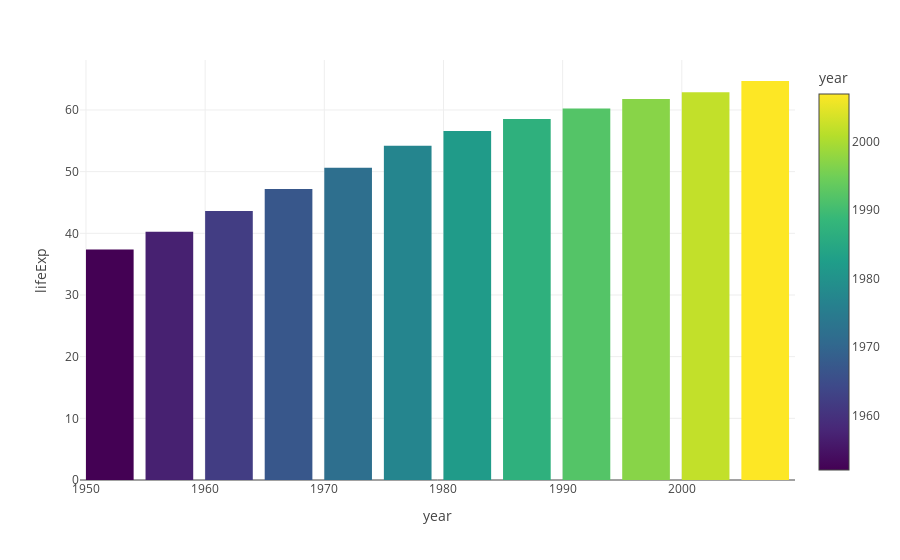

Notebook source saved alongside this figure:
### Code cell
px.bar(data_india , x= 'year',y='lifeExp',color = 'year' , template = "gridon")

### Figure 1 — Plotly figure (JSON) as saved in the notebook; plotly's stock layout.template omitted (floating-point values rounded to 4 significant figures)
{"data": [{"alignmentgroup": "True", "hovertemplate": "year=%{marker.color}<br>lifeExp=%{y}<extra></extra>", "legendgroup": "", "marker": {"color": [1952, 1957, 1962, 1967, 1972, 1977, 1982, 1987, 1992, 1997, 2002, 2007], "coloraxis": "coloraxis", "pattern": {"shape": ""}}, "name": "", "offsetgroup": "", "orientation": "v", "showlegend": false, "textposition": "auto", "type": "bar", "x": [1952, 1957, 1962, 1967, 1972, 1977, 1982, 1987, 1992, 1997, 2002, 2007], "xaxis": "x", "y": [37.37, 40.25, 43.6, 47.19, 50.65, 54.21, 56.6, 58.55, 60.22, 61.77, 62.88, 64.7], "yaxis": "y"}], "layout": {"autosize": true, "barmode": "relative", "coloraxis": {"colorbar": {"title": {"text": "year"}}, "colorscale": [[0, "#440154"], [0.1111, "#482878"], [0.2222, "#3e4989"], [0.3333, "#31688e"], [0.4444, "#26828e"], [0.5556, "#1f9e89"], [0.6667, "#35b779"], [0.7778, "#6ece58"], [0.8889, "#b5de2b"], [1, "#fde725"]]}, "legend": {"tracegroupgap": 0}, "margin": {"t": 60}, "xaxis": {"anchor": "y", "autorange": true, "domain": [0, 1], "range": [1950.0, 2010.0], "title": {"text": "year"}, "type": "linear"}, "yaxis": {"anchor": "x", "autorange": true, "domain": [0, 1], "range": [0, 68.1], "title": {"text": "lifeExp"}, "type": "linear"}}}
